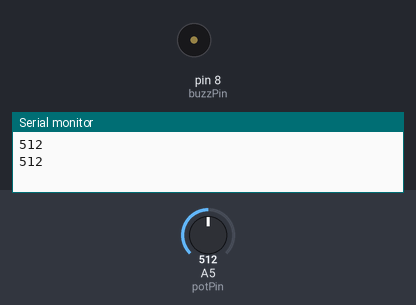
Simulated run of this sketch. Board: Arduino Uno, built with avr-gcc and run on an emulated ATmega328P. On the bench: buzzer (waves = sounding, pin HIGH), the last lines printed to the serial monitor. The test bench sets the inputs (shaded band); at power-on: A5 (potPin) = 512.

Above: at 1.3 s.
1.4 s: A5 (potPin) set to 985
3.2 s: A5 (potPin) set to 1007
At 5.0 s:
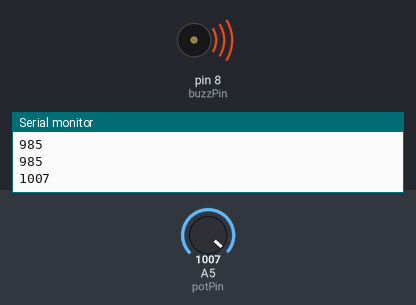
Timing chart, 0 to 12.2 s (numbered marks = the images above; inputs shaded):
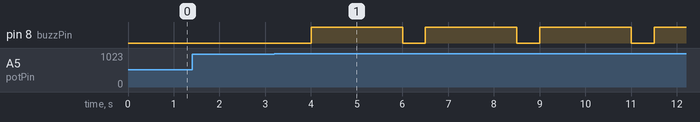

Measured:
- the behaviour switches between 1000 and 1001 on A5 (potPin) (found by bisection; images 0 and 1)
- after the input at 3.2 s, pin 8 (buzzPin): alternates HIGH for 2.0 s and LOW for 0.50 s, starting after 0.80 s

The sketch:

active_buzzers.ino
```cpp
// On the buzzer when potentiometer value reaches above 1000

int potVal;
int dt = 500;
int potPin = A5;
int buzzPin = 8;
int buzzDelay = 2000;

void setup() {
  pinMode(buzzPin, OUTPUT);
  pinMode(potPin, INPUT);
  Serial.begin(9600);
}

void loop() {
  // Read Potentiometer Values
  potVal = analogRead(potPin);
  delay(dt);
  Serial.println(potVal);
  if(potVal > 1000) {
    digitalWrite(buzzPin, HIGH);
    delay(buzzDelay);
    digitalWrite(buzzPin, LOW);
  }
  digitalWrite(buzzPin, LOW);
}
```
